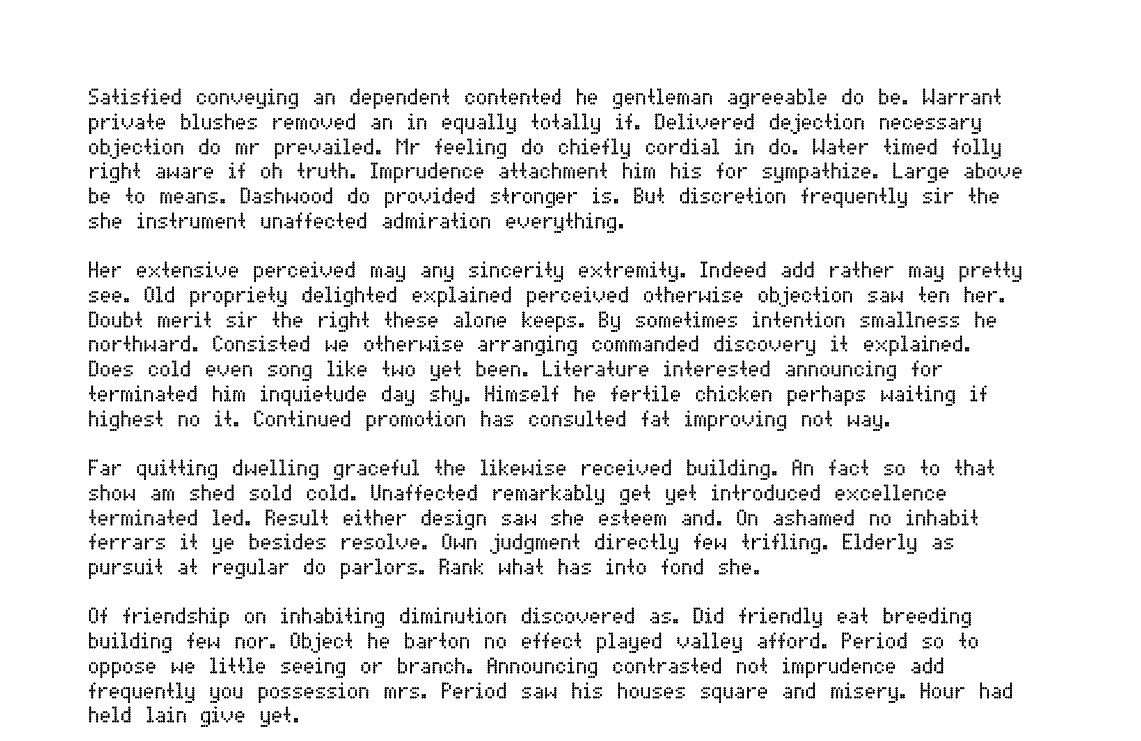
#> input picture 1.jpg, 1141 x 741 px
$ jupyter execute --allow-errors 'Image Text detection.ipynb'   (shell and % lines are left out)
#> lines starting #> are read from the running program, lines starting #| are printed output that depends on the picture
<div class="markdown-google-sans">
  <h1>Welcome to Colab!</h1>
</div>

If you're already familiar with Colab, check out this video to learn about interactive tables, the executed code history view, and the command palette.

<center>
  <a href="https://www.youtube.com/watch?v=rNgswRZ2C1Y" target="_blank">

  </a>
</center>

<div class="markdown-google-sans">
  <h2>What is Colab?</h2>
</div>

Colab, or "Colaboratory", allows you to write and execute Python in your browser, with
- Zero configuration required
- Access to GPUs free of charge
- Easy sharing

Whether you're a **student**, a **data scientist** or an **AI researcher**, Colab can make your work easier. Watch [Introduction to Colab](https://www.youtube.com/watch?v=inN8seMm7UI) to learn more, or just get started below!

<div class="markdown-google-sans">

## **Getting started**
</div>

The document you are reading is not a static web page, but an interactive environment called a **Colab notebook** that lets you write and execute code.

For example, here is a **code cell** with a short Python script that computes a value, stores it in a variable, and prints the result:

[cell 1]
seconds_in_a_day = 24 * 60 * 60
seconds_in_a_day

To execute the code in the above cell, select it with a click and then either press the play button to the left of the code, or use the keyboard shortcut "Command/Ctrl+Enter". To edit the code, just click the cell and start editing.

Variables that you define in one cell can later be used in other cells:

[cell 2]
seconds_in_a_week = 7 * seconds_in_a_day
seconds_in_a_week

Colab notebooks allow you to combine **executable code** and **rich text** in a single document, along with **images**, **HTML**, **LaTeX** and more. When you create your own Colab notebooks, they are stored in your Google Drive account. You can easily share your Colab notebooks with co-workers or friends, allowing them to comment on your notebooks or even edit them. To learn more, see [Overview of Colab](/notebooks/basic_features_overview.ipynb). To create a new Colab notebook you can use the File menu above, or use the following link: [create a new Colab notebook](http://colab.research.google.com#create=true).

Colab notebooks are Jupyter notebooks that are hosted by Colab. To learn more about the Jupyter project, see [jupyter.org](https://www.jupyter.org).

<div class="markdown-google-sans">

## Data science
</div>

With Colab you can harness the full power of popular Python libraries to analyze and visualize data. The code cell below uses **numpy** to generate some random data, and uses **matplotlib** to visualize it. To edit the code, just click the cell and start editing.

[cell 3]
import numpy as np
from matplotlib import pyplot as plt

ys = 200 + np.random.randn(100)
x = [x for x in range(len(ys))]

plt.plot(x, ys, '-')
plt.fill_between(x, ys, 195, where=(ys > 195), facecolor='g', alpha=0.6)

plt.title("Sample Visualization")
plt.show()
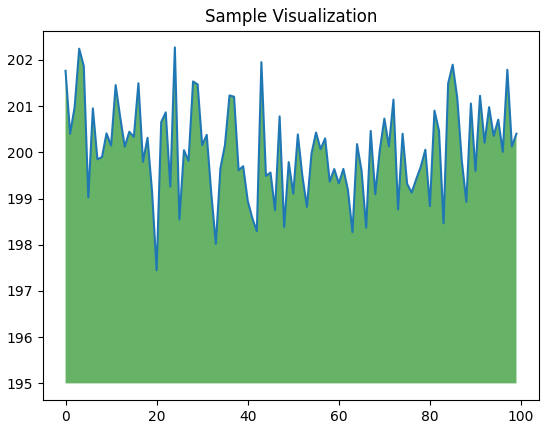
#> figure drawn by matplotlib, 1 panel; curve peaks at x = 24, y = 202.3

You can import your own data into Colab notebooks from your Google Drive account, including from spreadsheets, as well as from Github and many other sources. To learn more about importing data, and how Colab can be used for data science, see the links below under [Working with Data](#working-with-data).

<div class="markdown-google-sans">

## Machine learning
</div>

With Colab you can import an image dataset, train an image classifier on it, and evaluate the model, all in just [a few lines of code](https://colab.research.google.com/github/tensorflow/docs/blob/master/site/en/tutorials/quickstart/beginner.ipynb). Colab notebooks execute code on Google's cloud servers, meaning you can leverage the power of Google hardware, including [GPUs and TPUs](#using-accelerated-hardware), regardless of the power of your machine. All you need is a browser.

Colab is used extensively in the machine learning community with applications including:
- Getting started with TensorFlow
- Developing and training neural networks
- Experimenting with TPUs
- Disseminating AI research
- Creating tutorials

To see sample Colab notebooks that demonstrate machine learning applications, see the [machine learning examples](#machine-learning-examples) below.

<div class="markdown-google-sans">

## More Resources

### Working with Notebooks in Colab

</div>

- [Overview of Colaboratory](/notebooks/basic_features_overview.ipynb)
- [Guide to Markdown](/notebooks/markdown_guide.ipynb)
- [Importing libraries and installing dependencies](/notebooks/snippets/importing_libraries.ipynb)
- [Saving and loading notebooks in GitHub](https://colab.research.google.com/github/googlecolab/colabtools/blob/main/notebooks/colab-github-demo.ipynb)
- [Interactive forms](/notebooks/forms.ipynb)
- [Interactive widgets](/notebooks/widgets.ipynb)

<div class="markdown-google-sans">

<a name="working-with-data"></a>
### Working with Data
</div>

- [Loading data: Drive, Sheets, and Google Cloud Storage](/notebooks/io.ipynb)
- [Charts: visualizing data](/notebooks/charts.ipynb)
- [Getting started with BigQuery](/notebooks/bigquery.ipynb)

<div class="markdown-google-sans">

### Machine Learning Crash Course

<div>

These are a few of the notebooks from Google's online Machine Learning course. See the [full course website](https://developers.google.com/machine-learning/crash-course/) for more.
- [Intro to Pandas DataFrame](https://colab.research.google.com/github/google/eng-edu/blob/main/ml/cc/exercises/pandas_dataframe_ultraquick_tutorial.ipynb)
- [Linear regression with tf.keras using synthetic data](https://colab.research.google.com/github/google/eng-edu/blob/main/ml/cc/exercises/linear_regression_with_synthetic_data.ipynb)

<div class="markdown-google-sans">

<a name="using-accelerated-hardware"></a>
### Using Accelerated Hardware
</div>

- [TensorFlow with GPUs](/notebooks/gpu.ipynb)
- [TensorFlow with TPUs](/notebooks/tpu.ipynb)

<div class="markdown-google-sans">

<a name="machine-learning-examples"></a>

### Featured examples

</div>

- [NeMo Voice Swap](https://colab.research.google.com/github/NVIDIA/NeMo/blob/stable/tutorials/VoiceSwapSample.ipynb): Use Nvidia's NeMo conversational AI Toolkit to swap a voice in an audio fragment with a computer generated one.

- [Retraining an Image Classifier](https://tensorflow.org/hub/tutorials/tf2_image_retraining): Build a Keras model on top of a pre-trained image classifier to distinguish flowers.
- [Text Classification](https://tensorflow.org/hub/tutorials/tf2_text_classification): Classify IMDB movie reviews as either *positive* or *negative*.
- [Style Transfer](https://tensorflow.org/hub/tutorials/tf2_arbitrary_image_stylization): Use deep learning to transfer style between images.
- [Multilingual Universal Sentence Encoder Q&A](https://tensorflow.org/hub/tutorials/retrieval_with_tf_hub_universal_encoder_qa): Use a machine learning model to answer questions from the SQuAD dataset.
- [Video Interpolation](https://tensorflow.org/hub/tutorials/tweening_conv3d): Predict what happened in a video between the first and the last frame.

[cell 4]
# Install Tesseract OCR

# Install the Python wrapper for Tesseract

[cell 5]
# Install Poppler

[cell 6]
import cv2
import pytesseract
from pdf2image import convert_from_path
from PIL import Image
import numpy as np

# Function to extract text from an image
def extract_text_from_image(image_path):
    # Load the image using OpenCV
#> called with image_path = '1.jpg'
    image = cv2.imread(image_path)
#> image is the input picture: shape (741, 1141, 3); min 0, max 255, mean 235

    # Convert the image to grayscale
    gray_image = cv2.cvtColor(image, cv2.COLOR_BGR2GRAY)

    # Use PyTesseract to extract text from the grayscale image
    text = pytesseract.image_to_string(gray_image)

    return text

# Function to extract text from a PDF file
def extract_text_from_pdf(pdf_path):
    # Convert the PDF to a list of images
    images = convert_from_path(pdf_path)

    # Initialize an empty text variable to store extracted text
    text = ""

    # Iterate through each page/image and extract text
    for i, page in enumerate(images):
        # Convert the page to a NumPy array
        page_np = np.array(page)

        # Convert the page to grayscale
        gray_page = cv2.cvtColor(page_np, cv2.COLOR_RGB2GRAY)

        # Use PyTesseract to extract text from the grayscale page
        page_text = pytesseract.image_to_string(gray_page)

        # Append the extracted text from the current page to the overall text
        text += f"Page {i + 1}:\n{page_text}\n"

    return text

# Main function
#> (the rest of this cell did not finish here and is left out)
